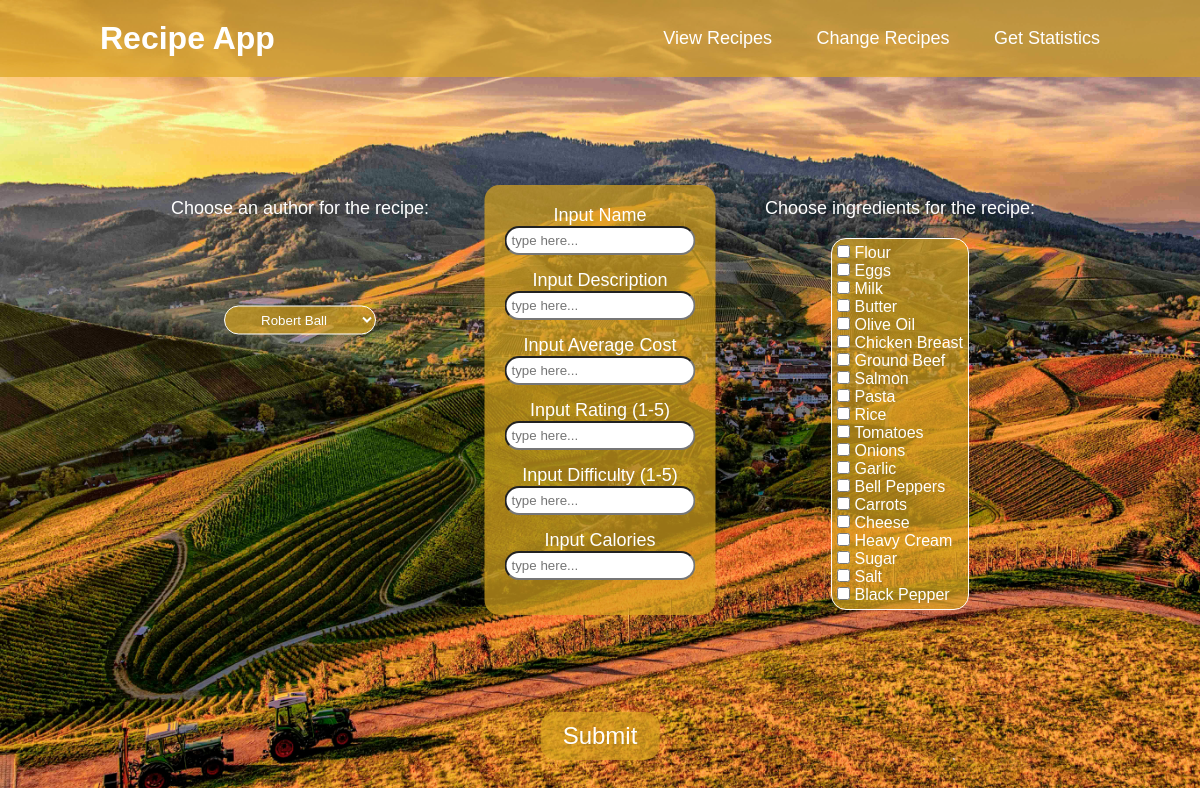
Screenshot of /add_recipe with the database file from the repository.
### tables this page shows
CREATE TABLE "Ingredients" (
	"I_ID"	INTEGER,
	"Ingredient_Name"	TEXT NOT NULL,
	"Ingredient_Description"	TEXT,
	"Ingredient_Avg_Cost"	REAL,
	"Ingredient_Shelf_Life"	INTEGER,
	PRIMARY KEY("I_ID")
);

### app.py (the view)
@app.route("/add_recipe")
def add_recipe():
    cols = ["Name", "Description", "Average Cost", "Rating (1-5)", "Difficulty (1-5)", "Calories"]
    authors = get_authors()
    ingreds = get_ingredients()
    return render_template("add_recipe.html", cols=cols, authors=authors, ingreds=ingreds)

### gen_funcs.py (called while the page is built)
def get_authors() -> list:
    con = sqlite3.connect("recipe_app.db", isolation_level=None)
    cur = con.cursor()
    query = "SELECT A_ID, F_Name, L_Name FROM Authors"
    rows = cur.execute(query)
    authors = []
    for row in rows:
        authors.append([row[0], row[1], row[2]])
    con.close()
    return authors

def get_ingredients() -> list:
    con = sqlite3.connect("recipe_app.db", isolation_level=None)
    cur = con.cursor()
    query = "SELECT I_ID, Ingredient_Name FROM Ingredients"
    rows = cur.execute(query)
    ingreds = []
    for row in rows:
        ingreds.append([row[0], row[1]])
    con.close()
    return ingreds

### templates/add_recipe.html (shortened to what this page needs)
{% extends 'base.html' %}
{% block content %}
<form method="POST" action="/add_submission">
  <div class="input-container">
    <ul style="list-style-type: none; padding: 0">
      <li>
        {% for col in cols %}
        <p>Input {{ col }}</p>
        <input type="text" name="{{ col }}" placeholder="type here..." />
        {% endfor %}
      </li>
    </ul>
  </div>
  <label class="dropdown-label-author">Choose an author for the recipe: </label>
  <select class="dropdown-author" name="author">
    {% for author in authors %}
    <option value="{{ author[0] }}">{{ author[1] }} {{ author[2] }}</option>
    {% endfor %}
  </select>
  <label class="checkbox-label-ingred"
    >Choose ingredients for the recipe:</label
  >
  <div class="checkbox-ingred">
    {% for ingred in ingreds %}
    <div>
      <input type="checkbox" name="ingreds" value="{{ ingred[0] }}" />
      <label>{{ ingred[1] }}</label>
    </div>
    {% endfor %}
  </div>
  <div class="submit-button" height="80%">
    <button type="submit" size="10">Submit</button>
  </div>
</form>
{% endblock %}

### templates/base.html (shortened to what this page needs)
<!DOCTYPE html>
<html lang="en">
  <head>
    <link rel="stylesheet" href="../static/style.css" />
  </head>
  <body>
    <header class="header">
      <a class="title" href="/">Recipe App</a>
      <nav class="navbar">
        <a href="recipes">View Recipes</a>
        <a href="recipes_edit">Change Recipes</a>
        <a href="stats">Get Statistics</a>
      </nav>
    </header>
    <main>
      {% block content %} {% endblock %}
    </main>
  </body>
</html>

### static/style.css (style rules this page uses)
* { margin: 0; padding: 0; box-sizing: border-box; font-family: "Franklin Gothic Medium", "Arial Narrow", Arial, sans-serif; }
body { min-height: 100vh; background: url("background.png") no-repeat; background-size: cover; background-position: center; }
.header { position: fixed; top: 0; left: 0; width: 100%; padding: 20px 100px; background-color: rgba(218, 165, 32, 0.7); display: flex; justify-content: space-between; align-items: center; z-index: 100; }
.title { font-size: 32px; color: #fff; text-decoration: none; font-weight: 700; }
.navbar a { position: relative; font-size: 18px; color: #fff; font-weight: 500; text-decoration: none; margin-left: 40px; }
.input-container { position: absolute; top: 50%; left: 50%; transform: translate(-50%, -50%); text-align: center; background-color: rgba(218, 165, 32, 0.7); border-radius: 15px; padding: 20px; color: #fff; font-size: 18px; }
.input-container input { margin-bottom: 15px; background-color: #fff; border-radius: 15px; padding: 5px; }
.submit-button button { position: absolute; top: 92%; left: 50%; transform: translate(-50%, -50%); border: none; background-color: rgba(218, 165, 32, 0.7); color: #fff; padding: 10px 22px; text-decoration: none; font-size: 24px; display: inline-block; text-align: center; border-radius: 15px; margin-bottom: 10px; }
.checkbox-label-ingred { position: absolute; top: 26%; left: 75%; transform: translate(-50%, -50%); text-align: center; color: #fff; font-size: 18px; }
.checkbox-ingred { position: absolute; top: 53%; left: 75%; transform: translate(-50%, -50%); text-align: left; color: #fff; background-color: rgba(218, 165, 32, 0.7); border-radius: 15px; padding: 5px; border: 1px solid; border-color: #fff; }
.dropdown-label-author { position: absolute; top: 26%; left: 25%; transform: translate(-50%, -50%); text-align: center; color: #fff; font-size: 18px; }
.dropdown-author { position: absolute; top: 40%; left: 25%; transform: translate(-50%, -50%); text-align: center; color: #fff; background-color: rgba(218, 165, 32, 0.7); border-radius: 15px; padding: 5px; border-color: #fff; }

### rows the page displays
Ingredients: Ingredient_Name "Flour"
Ingredients: Ingredient_Name "Eggs"
Ingredients: Ingredient_Name "Milk"
Ingredients: Ingredient_Name "Butter"
Ingredients: Ingredient_Name "Olive Oil"
Ingredients: Ingredient_Name "Chicken Breast"
Ingredients: Ingredient_Name "Ground Beef"
Ingredients: Ingredient_Name "Salmon"
Ingredients: Ingredient_Name "Pasta"
Ingredients: Ingredient_Name "Rice"
Ingredients: Ingredient_Name "Tomatoes"
Ingredients: Ingredient_Name "Onions"
Ingredients: Ingredient_Name "Garlic"
Ingredients: Ingredient_Name "Bell Peppers"
Ingredients: Ingredient_Name "Carrots"
Ingredients: Ingredient_Name "Cheese"
Ingredients: Ingredient_Name "Heavy Cream"
Ingredients: Ingredient_Name "Sugar"
Ingredients: Ingredient_Name "Salt"
Ingredients: Ingredient_Name "Black Pepper"

### other values shown
{{ col }} "Name" "Description" "Average Cost" "Rating (1-5)" "Difficulty (1-5)" "Calories"
form field author "Robert Ball"
